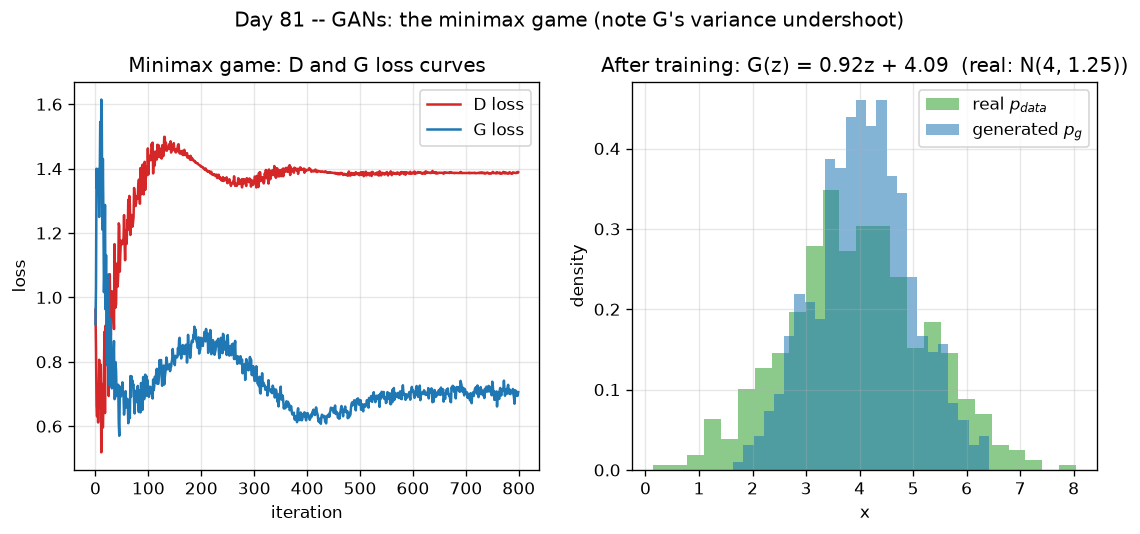

This figure's Python source:
"""
Day 81 - GANs (minimax game)

Toy 1D GAN trained with plain NumPy (no autodiff, no torch) to make the
minimax dynamics visible:

  D(x)    = sigmoid(w*x + b)                  -- discriminator (logistic)
  G(z)    = a*z + c,  z ~ N(0,1)               -- generator (affine)
  x_real  ~ N(4, 1.25^2)                       -- tiny fixed real dataset

We alternate: a few gradient-ASCENT steps on D to maximize
    V = E[log D(x)] + E[log(1 - D(G(z)))]
then one gradient-ASCENT step on G on the non-saturating objective
    E[log D(G(z))]   (instead of minimizing E[log(1 - D(G(z)))]).

Left panel: D's and G's loss curves over training (classic "wobble" of
adversarial training). Right panel: real vs. generated histograms at the
end of training, showing G's distribution converging onto p_data.
"""
import numpy as np
import matplotlib.pyplot as plt

rng = np.random.default_rng(42)  # fixed seed -> reproducible run

# ---- tiny fixed "real data" dataset (64 points, < 100) ----
x_real = rng.normal(loc=4.0, scale=1.25, size=64)

# ---- discriminator params: D(x) = sigmoid(w*x + b) ----
w, b = 0.05, 0.0
# ---- generator params: G(z) = a*z + c ----
a, c = 3.0, -2.0  # starts wide and centered at -2, far from the real mean of 4

sigmoid = lambda s: 1.0 / (1.0 + np.exp(-s))

lr_d, lr_g = 0.05, 0.3
d_steps_per_g_step = 1
n_iters = 800
batch = 32

d_loss_hist, g_loss_hist = [], []

for it in range(n_iters):
    # ---- D steps: ascend V(D, G) ----
    for _ in range(d_steps_per_g_step):
        xb = rng.choice(x_real, size=batch, replace=True)
        zb = rng.normal(size=batch)
        gz = a * zb + c

        Dx = sigmoid(w * xb + b)
        Dg = sigmoid(w * gz + b)

        # dV/dw, dV/db (derived from d/ds log(sigmoid(s)) = 1 - sigmoid(s))
        dV_dw = np.mean((1 - Dx) * xb) + np.mean(-Dg * gz)
        dV_db = np.mean(1 - Dx) + np.mean(-Dg)

        w += lr_d * dV_dw
        b += lr_d * dV_db

    # ---- G step: ascend the non-saturating objective E[log D(G(z))] ----
    zb = rng.normal(size=batch)
    gz = a * zb + c
    Dg = sigmoid(w * gz + b)

    dLogD_da = np.mean((1 - Dg) * w * zb)
    dLogD_dc = np.mean((1 - Dg) * w)

    a += lr_g * dLogD_da
    c += lr_g * dLogD_dc

    # ---- bookkeeping for the loss curves ----
    xb = rng.choice(x_real, size=batch, replace=True)
    zb = rng.normal(size=batch)
    gz = a * zb + c
    Dx = sigmoid(w * xb + b)
    Dg = sigmoid(w * gz + b)
    eps = 1e-8
    d_loss = -(np.mean(np.log(Dx + eps)) + np.mean(np.log(1 - Dg + eps)))
    g_loss = -np.mean(np.log(Dg + eps))
    d_loss_hist.append(d_loss)
    g_loss_hist.append(g_loss)

# ---- final samples for the histogram panel ----
z_final = rng.normal(size=500)
x_generated = a * z_final + c
x_real_big = rng.normal(loc=4.0, scale=1.25, size=500)

fig, axes = plt.subplots(1, 2, figsize=(11, 4.2))

axes[0].plot(d_loss_hist, label="D loss", color="#d62728", linewidth=1.5)
axes[0].plot(g_loss_hist, label="G loss", color="#1f77b4", linewidth=1.5)
axes[0].set_xlabel("iteration")
axes[0].set_ylabel("loss")
axes[0].set_title("Minimax game: D and G loss curves")
axes[0].legend()
axes[0].grid(alpha=0.3)

axes[1].hist(x_real_big, bins=25, alpha=0.55, label="real $p_{data}$", color="#2ca02c", density=True)
axes[1].hist(x_generated, bins=25, alpha=0.55, label="generated $p_g$", color="#1f77b4", density=True)
axes[1].set_xlabel("x")
axes[1].set_ylabel("density")
axes[1].set_title(f"After training: G(z) = {a:.2f}z + {c:.2f}  (real: N(4, 1.25))")
axes[1].legend()
axes[1].grid(alpha=0.3)

fig.suptitle("Day 81 -- GANs: the minimax game (note G's variance undershoot)", y=1.02)
plt.savefig("graph_DAY_81.png", dpi=120, bbox_inches="tight")
print(f"final generator: a={a:.3f}, c={c:.3f} (target: a~1.25, c~4.0)")
